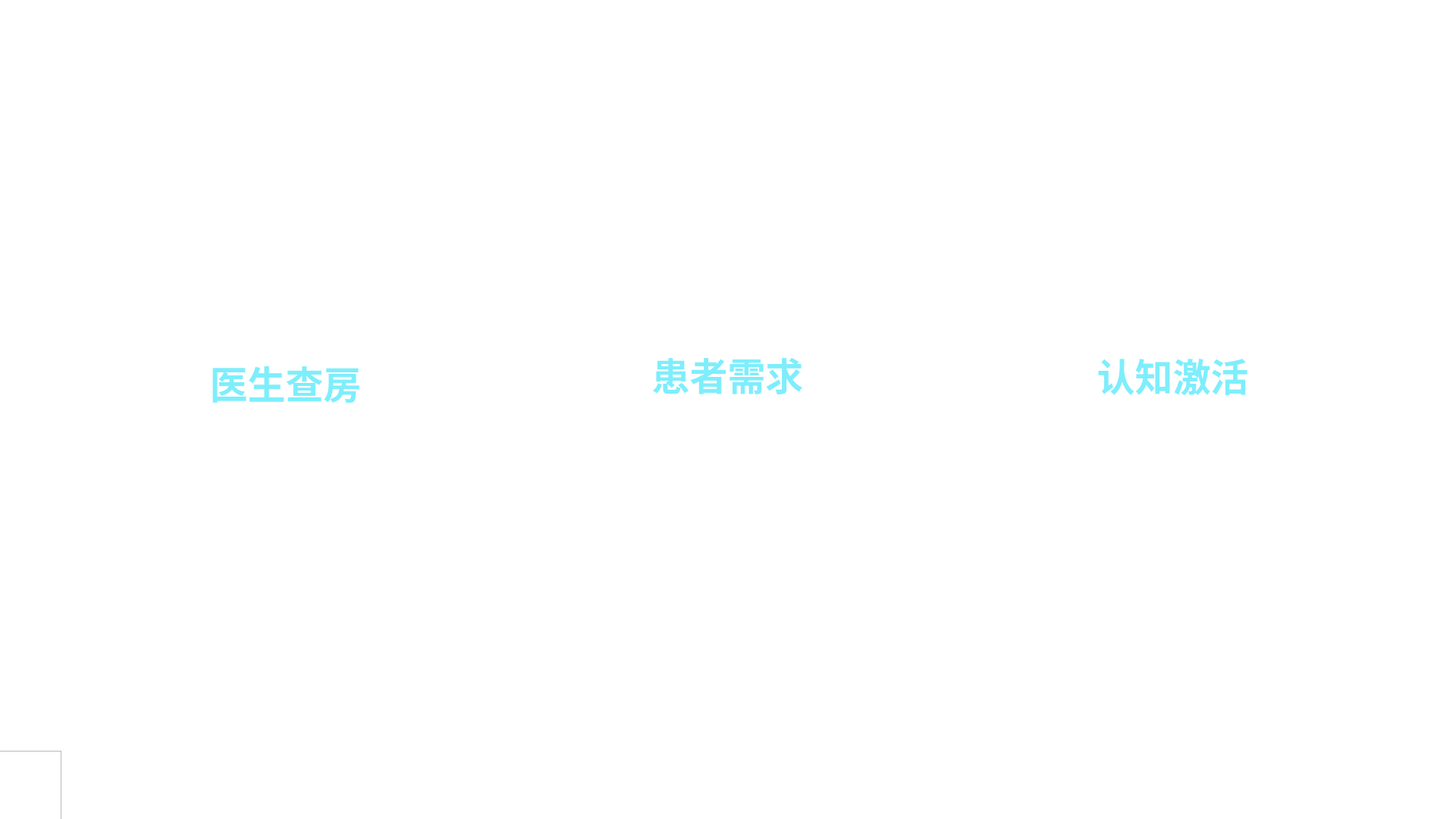
<?xml version="1.0" encoding="UTF-8"?>
<ui version="4.0">
 <class>main_ui</class>
 <widget class="QWidget" name="main_ui">
  <property name="geometry">
   <rect>
    <x>0</x>
    <y>0</y>
    <width>1920</width>
    <height>1080</height>
   </rect>
  </property>
  <property name="minimumSize">
   <size>
    <width>1920</width>
    <height>1080</height>
   </size>
  </property>
  <property name="maximumSize">
   <size>
    <width>1920</width>
    <height>1080</height>
   </size>
  </property>
  <property name="windowTitle">
   <string>Form</string>
  </property>
  <property name="layoutDirection">
   <enum>Qt::LeftToRight</enum>
  </property>
  <property name="styleSheet">
   <string notr="true"/>
  </property>
  <widget class="QFrame" name="frame">
   <property name="geometry">
    <rect>
     <x>0</x>
     <y>0</y>
     <width>1921</width>
     <height>91</height>
    </rect>
   </property>
   <property name="styleSheet">
    <string notr="true">image: url(:多功能智能查房系统/编组 7.png);
border:none</string>
   </property>
   <property name="frameShape">
    <enum>QFrame::NoFrame</enum>
   </property>
  </widget>
  <widget class="QListView" name="listView">
   <property name="geometry">
    <rect>
     <x>0</x>
     <y>0</y>
     <width>1920</width>
     <height>1080</height>
    </rect>
   </property>
   <property name="styleSheet">
    <string notr="true">background-image: url(:多功能智能查房系统/bg.png);
border:none</string>
   </property>
  </widget>
  <widget class="QListView" name="listView_2">
   <property name="geometry">
    <rect>
     <x>0</x>
     <y>1030</y>
     <width>1920</width>
     <height>53</height>
    </rect>
   </property>
   <property name="styleSheet">
    <string notr="true">background-image: url(:多功能智能查房系统/bottom_1.png);
border:none</string>
   </property>
  </widget>
  <widget class="QPushButton" name="pushButton">
   <property name="geometry">
    <rect>
     <x>180</x>
     <y>331</y>
     <width>393</width>
     <height>536</height>
    </rect>
   </property>
   <property name="minimumSize">
    <size>
     <width>393</width>
     <height>536</height>
    </size>
   </property>
   <property name="maximumSize">
    <size>
     <width>393</width>
     <height>536</height>
    </size>
   </property>
   <property name="styleSheet">
    <string notr="true">QPushButton{
	background-image: url(:/多功能智能查房系统/编组.png);
	border:none;
    font-family: PingFangSC, PingFang SC;
    font-weight: 600;
    font-size: 50px;
    color: #7EEEFC;
	padding-top: -190px;
    font-style: normal;
}
QPushButton:hover {
    background-color: rgba(0, 0, 0, 0.2); 
}
QPushButton:pressed {
						/* 显示 1 秒，这里假设 pic.png 图像的显示使用动画效果来实现 */
    animation: showPic 1s forwards;
}</string>
   </property>
   <property name="text">
    <string>医生查房</string>
   </property>
  </widget>
  <widget class="QPushButton" name="pushButton_3">
   <property name="geometry">
    <rect>
     <x>760</x>
     <y>320</y>
     <width>399</width>
     <height>536</height>
    </rect>
   </property>
   <property name="minimumSize">
    <size>
     <width>393</width>
     <height>536</height>
    </size>
   </property>
   <property name="maximumSize">
    <size>
     <width>399</width>
     <height>527</height>
    </size>
   </property>
   <property name="styleSheet">
    <string notr="true">QPushButton{
	border-image: url(:多功能智能查房系统/编组.png);
	border:none;
    font-family: PingFangSC, PingFang SC;
    font-weight: 600;
    font-size: 50px;
    color: #7EEEFC;
	padding-top: -190px;
    font-style: normal;
}
QPushButton:hover {
    background-color: rgba(0, 0, 0, 0.2); 
}
QPushButton:pressed {
						/* 显示 1 秒，这里假设 pic.png 图像的显示使用动画效果来实现 */
    animation: showPic 1s forwards;
}</string>
   </property>
   <property name="text">
    <string>患者需求</string>
   </property>
  </widget>
  <widget class="QPushButton" name="Button_cognitive_activation">
   <property name="geometry">
    <rect>
     <x>1350</x>
     <y>321</y>
     <width>393</width>
     <height>536</height>
    </rect>
   </property>
   <property name="minimumSize">
    <size>
     <width>393</width>
     <height>536</height>
    </size>
   </property>
   <property name="maximumSize">
    <size>
     <width>393</width>
     <height>536</height>
    </size>
   </property>
   <property name="styleSheet">
    <string notr="true">QPushButton{
	border-image: url(:多功能智能查房系统/编组.png);
	border:none;
    font-family: PingFangSC, PingFang SC;
    font-weight: 600;
    font-size: 50px;
    color: #7EEEFC;
	padding-top: -190px;
    font-style: normal;
}
QPushButton:hover {
    background-color: rgba(0, 0, 0, 0.2); 
}
QPushButton:pressed {
						/* 显示 1 秒，这里假设 pic.png 图像的显示使用动画效果来实现 */
    animation: showPic 1s forwards;
}</string>
   </property>
   <property name="text">
    <string>认知激活</string>
   </property>
  </widget>
  <widget class="QFrame" name="frame_3">
   <property name="geometry">
    <rect>
     <x>-310</x>
     <y>990</y>
     <width>391</width>
     <height>361</height>
    </rect>
   </property>
   <property name="frameShape">
    <enum>QFrame::StyledPanel</enum>
   </property>
   <property name="frameShadow">
    <enum>QFrame::Raised</enum>
   </property>
   <widget class="QPushButton" name="pushButton_2">
    <property name="enabled">
     <bool>false</bool>
    </property>
    <property name="geometry">
     <rect>
      <x>-140</x>
      <y>110</y>
      <width>393</width>
      <height>536</height>
     </rect>
    </property>
    <property name="minimumSize">
     <size>
      <width>393</width>
      <height>536</height>
     </size>
    </property>
    <property name="maximumSize">
     <size>
      <width>393</width>
      <height>536</height>
     </size>
    </property>
    <property name="styleSheet">
     <string notr="true">QPushButton{
	border-image: url(:多功能智能查房系统/编组.png);
	border:none;
    font-family: PingFangSC, PingFang SC;
    font-weight: 600;
    font-size: 50px;
    color: #7EEEFC;
	padding-top: -190px;
    font-style: normal;
}
QPushButton:hover {
    background-color: rgba(0, 0, 0, 0.2); 
}
QPushButton:pressed {
						/* 显示 1 秒，这里假设 pic.png 图像的显示使用动画效果来实现 */
    animation: showPic 1s forwards;
}</string>
    </property>
    <property name="text">
     <string>护士查房</string>
    </property>
   </widget>
  </widget>
  <zorder>listView</zorder>
  <zorder>frame</zorder>
  <zorder>listView_2</zorder>
  <zorder>pushButton</zorder>
  <zorder>pushButton_3</zorder>
  <zorder>Button_cognitive_activation</zorder>
  <zorder>frame_3</zorder>
 </widget>
 <resources>
  <include location="多功能智能查房系统/yihu.qrc"/>
 </resources>
 <connections/>
</ui>
